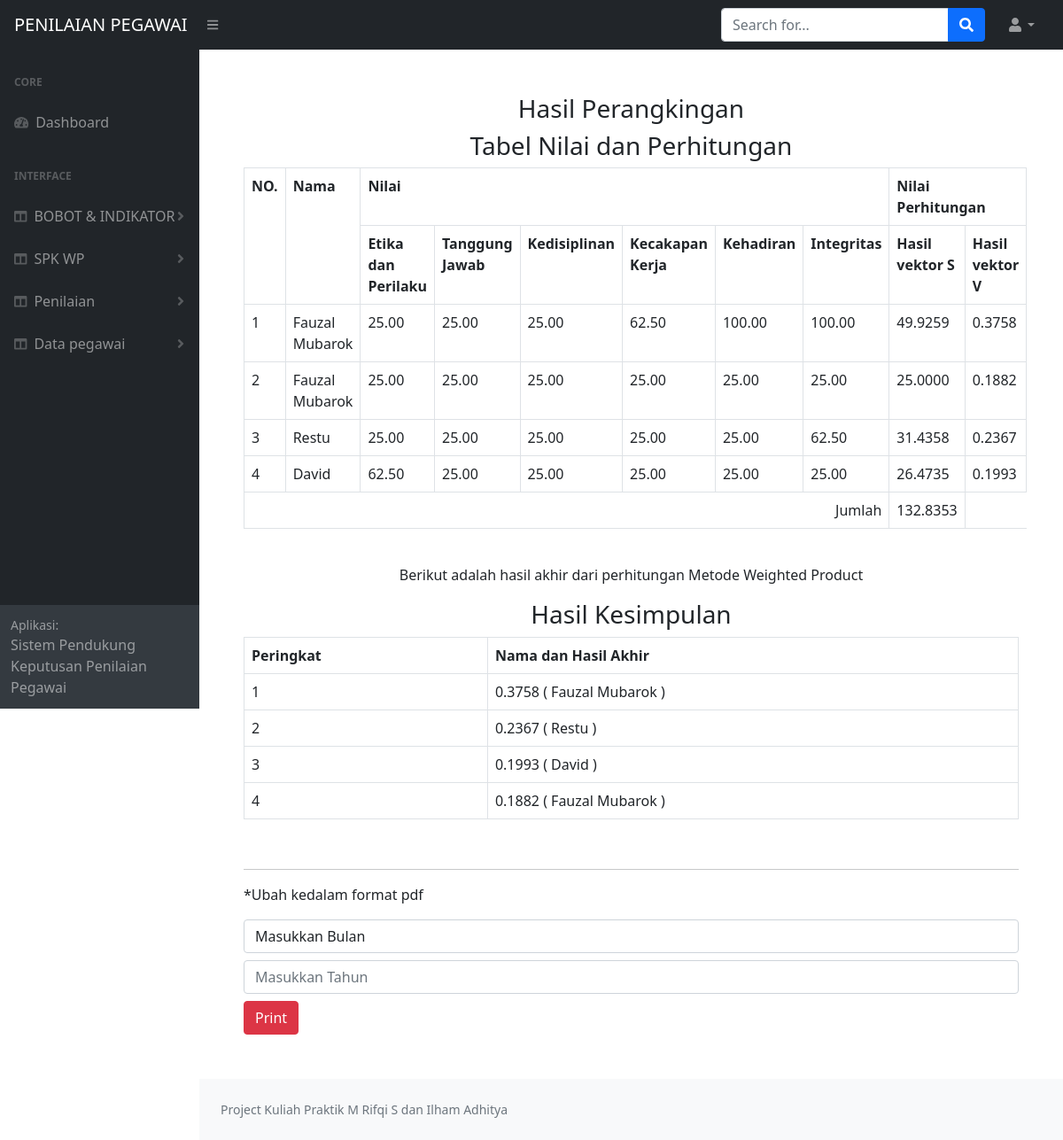
The app's page /hasilspk.php (signed in) with its own data.
### tables this page shows
CREATE TABLE `bobot` (
  `id_bobot` int(11) NOT NULL AUTO_INCREMENT,
  `c1` int(11) NOT NULL,
  `c2` int(11) NOT NULL,
  `c3` int(11) NOT NULL,
  `c4` int(11) NOT NULL,
  `c5` int(11) NOT NULL,
  `c6` int(11) NOT NULL,
  PRIMARY KEY (`id_bobot`)
);

CREATE TABLE `nilai2` (
  `id_nilai2` int(11) NOT NULL AUTO_INCREMENT,
  `id_user` int(11) NOT NULL,
  `k1` int(4) NOT NULL,
  `k2` int(4) NOT NULL,
  `k3` int(4) NOT NULL,
  `k4` int(4) NOT NULL,
  `k5` int(4) NOT NULL,
  `k6` int(4) NOT NULL,
  `k7` int(4) NOT NULL,
  `k8` int(4) NOT NULL,
  `k9` int(4) NOT NULL,
  `k10` int(4) NOT NULL,
  `k11` int(4) NOT NULL,
  `k12` int(4) NOT NULL,
  `k13` int(4) NOT NULL,
  PRIMARY KEY (`id_nilai2`),
  KEY `id_user` (`id_user`),
  CONSTRAINT `nilai2_ibfk_2` FOREIGN KEY (`id_user`) REFERENCES `pegawai` (`id`)
);

CREATE TABLE `pegawai` (
  `id` int(11) NOT NULL AUTO_INCREMENT,
  `nama` varchar(30) NOT NULL,
  `umur` varchar(30) NOT NULL,
  `jenis` varchar(20) NOT NULL,
  `jabatan` varchar(20) NOT NULL,
  `masakerja` varchar(30) NOT NULL,
  `pend_ter` varchar(8) NOT NULL,
  PRIMARY KEY (`id`)
);

### koneksi.php (called while the page is built, shortened)
<?php
$conn = mysqli_connect("localhost", "root", "root", "data");
function query($query){
    global $conn;
    $result = mysqli_query($conn, $query);
    $rows=[];
    while($row = mysqli_fetch_assoc($result) ){
        $rows[] = $row;
    }
    return $rows;
}
?>

### hasilspk.php (the view, shortened to what this page needs)
<?php
include 'koneksi.php';
include 'header.php';
$mhs = query("SELECT * FROM bobot ")[0];
$nilai = query("SELECT * FROM nilai2 INNER JOIN pegawai ON pegawai.id = nilai2.id_user ORDER BY id_nilai2");
?>
 <div id="layoutSidenav_content">
                <main>
<div  style="padding: 50px">
        <?php if ($mhs["c1"] == 0 ) : ?>
        <br><br>
        <center><span>Ubahlah Bobot Terlebih Dahulu, Pada Halaman SPK</span><center>
        <?php elseif ($mhs["c2"] == 0 ) : ?>
        <br><br>
        <center><span>Ubahlah Semua Bobot Terlebih Dahulu, Pada Halaman SPK</span><center>
        <?php elseif ($mhs["c3"] == 0 ) : ?>
        <br><br>
        <center><span>Ubahlah Semua Bobot Terlebih Dahulu, Pada Halaman SPK</span><center>
        <?php elseif ($mhs["c4"] == 0 ) : ?>
        <br><br>
        <center><span>Ubahlah Semua Bobot Terlebih Dahulu, Pada Halaman SPK</span><center>
        <?php elseif ($mhs["c5"] == 0 ) : ?>
        <br><br>
        <center><span>Ubahlah Semua Bobot Terlebih Dahulu, Pada Halaman SPK</span><center>
        <?php elseif ($mhs["c6"] == 0 ) : ?>
        <br><br>
        <center><span>Ubahlah Semua Bobot Terlebih Dahulu, Pada Halaman SPK</span><center>
        <?php else : ?>
        <header>
            <h3 align="center">Hasil Perangkingan</h3>
        </header>
        <?php $jumlahBobot = $mhs["c1"] + $mhs["c2"] + $mhs["c3"] + $mhs["c4"] + $mhs["c5"] +$mhs["c6"]  ;?>
        <?php
            $w1 = $mhs["c1"] / $jumlahBobot;
            $w2 = $mhs["c2"] / $jumlahBobot;
            $w3 = $mhs["c3"] / $jumlahBobot;
            $w4 = $mhs["c4"] / $jumlahBobot;
            $w5 = $mhs["c5"] / $jumlahBobot;
            $w6 = $mhs["c6"] / $jumlahBobot;
        ?>
    <?php $jumlah = 0; ?>
    <?php foreach ($nilai as $langkah1) :  ?>
        <?php
        $jumlah_k1 = $langkah1["k1"] + $langkah1["k2"];
        $kriteria1 = ($jumlah_k1 / 8) * 100;
        $jumlah_k2 = $langkah1["k3"] + $langkah1["k4"] + $langkah1["k5"];
        $kriteria2 = ($jumlah_k2 / 12) * 100;
        $jumlah_k3 = $langkah1["k6"] + $langkah1["k7"];
        $kriteria3 = ($jumlah_k3 / 8) * 100;
        $jumlah_k4 = $langkah1["k8"] + $langkah1["k9"];
        $kriteria4 = ($jumlah_k4 / 8) * 100;
        $jumlah_k5 = $langkah1["k10"] + $langkah1["k11"];
        $kriteria5 = ($jumlah_k5 / 8) * 100;
        $jumlah_k6 = $langkah1["k12"] + $langkah1["k13"];
        $kriteria6 = ($jumlah_k6 / 8) * 100;
    ?>
    <?php $hitung2 =  $kriteria1 ** $w1 *
                    $kriteria2 ** $w2 *
                    $kriteria3 ** $w3 *
                    $kriteria4 ** $w4 *
                    $kriteria5 ** $w5 *
                    $kriteria6 ** $w6;?>
    <?php $jumlah += $hitung2; ?>
    <?php endforeach; ?>
<h3 align="center">Tabel Nilai dan Perhitungan</h3>
    <table align="center" class="table table-bordered">
    <tr>
        <th rowspan="2">NO.</th>
        <th rowspan="2">Nama</th>
        <th colspan="6">Nilai</th>
        <th colspan="2">Nilai Perhitungan</th>
    </tr>
    <tr>
    <th>Etika dan <br> Perilaku</th>
    <th>Tanggung <br> Jawab</th>
    <th>Kedisiplinan</th>
    <th>Kecakapan <br> Kerja</th>
    <th>Kehadiran</th>
    <th>Integritas</th>
    <th>Hasil vektor S</th>
    <th>Hasil vektor V</th>
    </tr>
    <?php $j = 0; ?>
    <?php $i=1; ?>
    <?php foreach ($nilai as $langkah2) :  ?>
        <?php
        $jumlah_k1 = $langkah2["k1"] + $langkah2["k2"];
        $kriteria1 = ($jumlah_k1 / 8) * 100;
        $jumlah_k2 = $langkah2["k3"] + $langkah2["k4"] + $langkah2["k5"];
        $kriteria2 = ($jumlah_k2 / 12) * 100;
        $jumlah_k3 = $langkah2["k6"] + $langkah2["k7"];
        $kriteria3 = ($jumlah_k3 / 8) * 100;
        $jumlah_k4 = $langkah2["k8"] + $langkah2["k9"];
        $kriteria4 = ($jumlah_k4 / 8) * 100;
        $jumlah_k5 = $langkah2["k10"] + $langkah2["k11"];
        $kriteria5 = ($jumlah_k5 / 8) * 100;
        $jumlah_k6 = $langkah2["k12"] + $langkah2["k13"];
        $kriteria6 = ($jumlah_k6 / 8) * 100;
    ?>
    <tr>
        <td><?php echo $i; ?></td>
        <td><?php echo $langkah2["nama"]; ?></td>
        <td><?php echo number_format($kriteria1, 2); ?></td>
        <td><?php echo number_format($kriteria2, 2); ?></td>
        <td><?php echo number_format($kriteria3, 2); ?></td>
        <td><?php echo number_format($kriteria4, 2); ?></td>
        <td><?php echo number_format($kriteria5, 2); ?></td>
        <td><?php echo number_format($kriteria6, 2); ?></td>
        <?php $hitung3 =  $kriteria1 ** $w1 *
                        $kriteria2 ** $w2 *
                        $kriteria3 ** $w3 *
                        $kriteria4 ** $w4 *
                        $kriteria5 ** $w5 *
                        $kriteria6 ** $w6;?>
        <td><?php echo number_format($hitung3, 4); ?></td>
        <?php $kesimpulan = $hitung3/ $jumlah; ?>
        <td> <?php echo number_format($kesimpulan, 4); ?> </td>
        <?php $urut[] = number_format($kesimpulan, 4) . " " .  " ( " .  $langkah2["nama"] . " ) "; ?>
    <?php $i++; ?>
    <?php $j++ ?>
    <?php endforeach; ?>
    </tr>
    <tr>
    <td colspan="8" align="right"> Jumlah </td>
    <td><?php echo number_format($jumlah, 4); ?></td>
    </tr>
</table>
<?php rsort($urut); ?>
<br>
<p align="center">Berikut adalah hasil akhir dari perhitungan Metode Weighted Product</p>
<h3 align="center">Hasil Kesimpulan</h3>
<table align="center" class="table table-bordered" >
    <tr>
        <th>Peringkat</th>
        <th>Nama dan Hasil Akhir</th>
    </tr>
<?php $c = 1; ?>
<?php $jumlah = $j; ?>
<?php for( $x=0; $x < $jumlah; $x++ ) : ?>
    <tr>
        <td><?php echo $c; ?></td>
        <td><?php echo $urut[$x]; ?></td>
     </tr>
<?php $c++ ?>
<?php endfor; ?>
</table>
<br>
<hr>
<p>*Ubah kedalam format pdf</p>
<form action="reportpdf.php" method="post">
<select class="form-control mb-2 cari" name="bulan" id="" required>
<option value="">Masukkan Bulan</option>
</select>
<input type="text" class="form-control mb-2 cari" name="tahun" placeholder="Masukkan Tahun" required>
<button type="submit" class=" btn btn-danger cari" name="submit" required>Print</button>
</form>
<?php endif ;?>
</main>
<?php include 'footer.php'; ?>

### records on screen
nilai2: id_user.nama "Fauzal Mubarok", kriteria1 "25.00", kriteria2 "25.00", kriteria3 "25.00", kriteria4 "62.50", kriteria5 "100.00", kriteria6 "100.00", hitung3 "49.9259", kesimpulan "0.3758"
bobot: x "0.3758 ( Fauzal Mubarok )"
nilai2: id_user.nama "Fauzal Mubarok", kriteria1 "25.00", kriteria2 "25.00", kriteria3 "25.00", kriteria4 "25.00", kriteria5 "25.00", kriteria6 "25.00", hitung3 "25.0000", kesimpulan "0.1882"
nilai2: id_user.nama "Restu", kriteria1 "25.00", kriteria2 "25.00", kriteria3 "25.00", kriteria4 "25.00", kriteria5 "25.00", kriteria6 "62.50", hitung3 "31.4358", kesimpulan "0.2367"
nilai2: id_user.nama "David", kriteria1 "62.50", kriteria2 "25.00", kriteria3 "25.00", kriteria4 "25.00", kriteria5 "25.00", kriteria6 "25.00", hitung3 "26.4735", kesimpulan "0.1993"

### other values on screen
$jumlah "132.8353"
$urut[$x] "0.2367 ( Restu )"
$urut[$x] "0.1993 ( David )"
$urut[$x] "0.1882 ( Fauzal Mubarok )"
